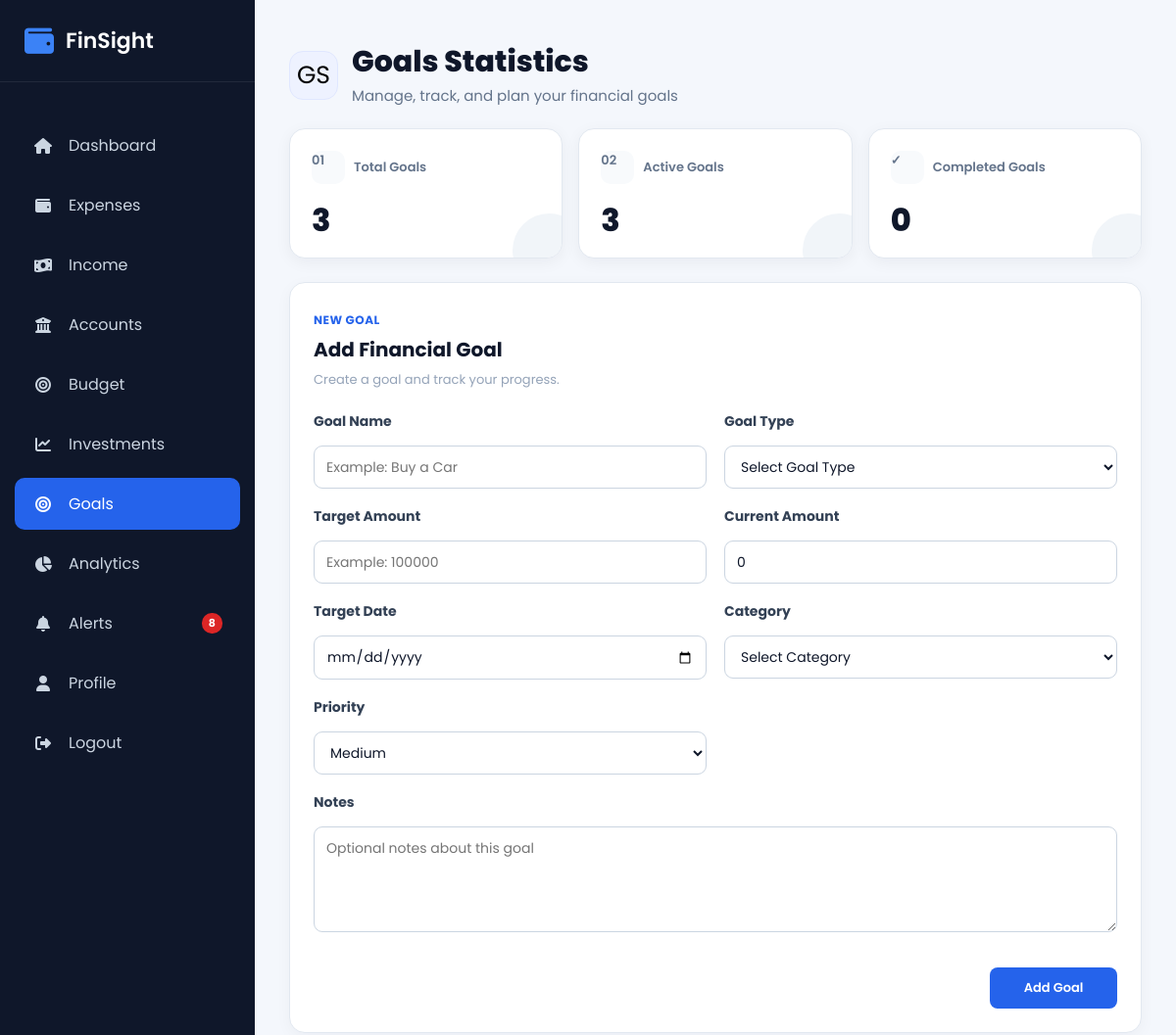
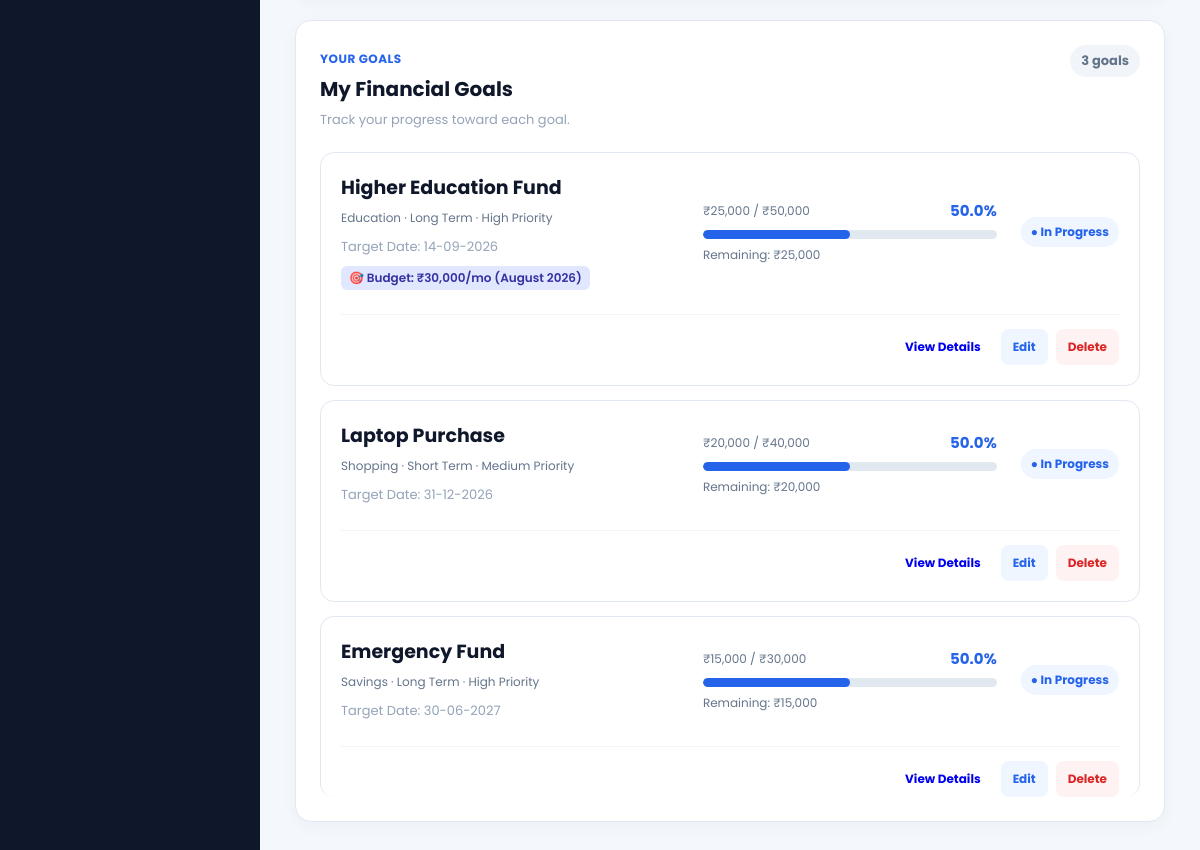
Screenshot of /goals (signed in) with the database file from the repository (2 pictures, top to bottom).
### models/goal.py (models this page shows, shortened)
class Goal(db.Model):
    __tablename__ = "goals"
    id = db.Column(
        db.Integer,
        primary_key=True
    )
    goal_name = db.Column(
        db.String(100),
        nullable=False
    )
    goal_type = db.Column(
        db.String(50),
        nullable=False
    )
    target_amount = db.Column(
        db.Float,
        nullable=False,
        default=0
    )
    current_amount = db.Column(
        db.Float,
        nullable=False,
        default=0
    )
    target_date = db.Column(
        db.Date,
        nullable=False
    )
    category = db.Column(
        db.String(50),
        nullable=False
    )
    priority = db.Column(
        db.String(20),
        nullable=False,
        default="Medium"
    )
    status = db.Column(
        db.String(30),
        nullable=False,
        default="In Progress"
    )
    notes = db.Column(
        db.Text
    )
    created_at = db.Column(
        db.DateTime,
        default=datetime.utcnow
    )
    updated_at = db.Column(
        db.DateTime,
        default=datetime.utcnow,
        onupdate=datetime.utcnow
    )
    user_id = db.Column(
        db.Integer,
        db.ForeignKey("users.id"),
        nullable=False
    )
    expenses = db.relationship(
        "Expense",
        back_populates="goal",
        lazy=True
    )

### models/budget.py (models this page shows)
class Budget(db.Model):
    __tablename__ = "budgets"
    id = db.Column(db.Integer, primary_key=True)
    monthly_budget = db.Column(db.Float, nullable=False)
    month = db.Column(db.String(20), nullable=False)
    year = db.Column(db.Integer, nullable=False)
    created_at = db.Column(
        db.DateTime,
        default=datetime.utcnow
    )
    user_id = db.Column(
        db.Integer,
        db.ForeignKey("users.id"),
        nullable=False
    )
    goal_id = db.Column(
        db.Integer,
        db.ForeignKey("goals.id"),
        nullable=True
    )
    goal = db.relationship(
        "Goal",
        backref=db.backref("budgets", lazy=True)
    )

### routes/goal.py (the view, shortened to what this page needs)
@goal.route("/goals", methods=["GET", "POST"])
@login_required
def goals():
    goals = Goal.query.filter_by(
        user_id=current_user.id
    ).order_by(
        Goal.target_date.asc()
    ).all()
    total_goals = len(goals)
    completed_goals = 0
    active_goals = 0
    for item in goals:
        if item.target_amount > 0:
            item.progress = round(
                (
                    item.current_amount
                    / item.target_amount
                ) * 100,
                2
            )
        else:
            item.progress = 0
        if item.progress > 100:
            item.progress = 100
        item.remaining_amount = max(
            item.target_amount
            - item.current_amount,
            0
        )
        if (
            item.target_amount > 0
            and item.current_amount
            >= item.target_amount
        ):
            item.status = "Completed"
            completed_goals += 1
        else:
            item.status = "In Progress"
            active_goals += 1
    return render_template(
        "goals.html",
        goals=goals,
        total_goals=total_goals,
        active_goals=active_goals,
        completed_goals=completed_goals
    )

### templates/goals.html (shortened to what this page needs)
{% extends "layout.html" %}
{% block css %}
<link
    rel="stylesheet"
    href="{{ url_for('static', filename='css/goal.css') }}"
>
{% endblock %}
{% block content %}
<div class="goal-page">
    <div class="goals-dashboard-header">
        <div class="goals-dashboard-icon">GS</div>
        <div>
            <h1>
                Goals Statistics
            </h1>
            <p>
                Manage, track, and plan your financial goals
            </p>
        </div>
    </div>
    <div class="goal-summary">
        <div class="goal-card">
            <div class="goal-card-label">
                <span class="goal-card-icon">01</span>
                <span>
                    Total Goals
                </span>
            </div>
            <h2>
                {{ total_goals }}
            </h2>
        </div>
        <div class="goal-card">
            <div class="goal-card-label">
                <span class="goal-card-icon">02</span>
                <span>
                    Active Goals
                </span>
            </div>
            <h2>
                {{ active_goals }}
            </h2>
        </div>
        <div class="goal-card">
            <div class="goal-card-label">
                <span class="goal-card-icon">
                    ✓
                </span>
                <span>
                    Completed Goals
                </span>
            </div>
            <h2>
                {{ completed_goals }}
            </h2>
        </div>
    </div>
    <div class="goal-box">
        <div class="goal-header">
            <div>
                <span class="section-kicker">
                    New Goal
                </span>
                <h2>
                    Add Financial Goal
                </h2>
                <p>
                    Create a goal and track your progress.
                </p>
            </div>
        </div>
        <form method="POST">
            <div class="goal-form-row">
                <div class="form-group">
                    <label>
                        Goal Name
                    </label>
                    <input
                        type="text"
                        name="goal_name"
                        placeholder="Example: Buy a Car"
                        required
                    >
                </div>
                <div class="form-group">
                    <label>
                        Goal Type
                    </label>
                    <select
                        name="goal_type"
                        required
                    >
                        <option value="">
                            Select Goal Type
                        </option>
                    </select>
                </div>
            </div>
            <div class="goal-form-row">
                <div class="form-group">
                    <label>
                        Target Amount
                    </label>
                    <input
                        type="number"
                        name="target_amount"
                        step="0.01"
                        min="0"
                        placeholder="Example: 100000"
                        required
                    >
                </div>
                <div class="form-group">
                    <label>
                        Current Amount
                    </label>
                    <input
                        type="number"
                        name="current_amount"
                        step="0.01"
                        min="0"
                        value="0"
                        required
                    >
                </div>
            </div>
            <div class="goal-form-row">
                <div class="form-group">
                    <label>
                        Target Date
                    </label>
                    <input
                        type="date"
                        name="target_date"
                        required
                    >
                </div>
                <div class="form-group">
                    <label>
                        Category
                    </label>
                    <select
                        name="category"
                        required
                    >
                        <option value="">
                            Select Category
                        </option>
                    </select>
                </div>
            </div>
            <div class="goal-form-row">
                <div class="form-group">
                    <label>
                        Priority
                    </label>
                    <select
                        name="priority"
                        required
                    >
                        <option value="Medium" selected>
                            Medium
                        </option>
                    </select>
                </div>
            </div>
            <div class="form-group">
                <label>
                    Notes
                </label>
                <textarea
                    name="notes"
                    rows="4"
                    placeholder="Optional notes about this goal"
                ></textarea>
            </div>
            <div class="goal-submit-row">
                <button
                    type="submit"
                    class="btn-primary"
                >
                    Add Goal
                </button>
            </div>
        </form>
    </div>
    <div class="goal-box">
        <div class="goal-header">
            <div>
                <span class="section-kicker">
                    Your Goals
                </span>
                <h2>
                    My Financial Goals
                </h2>
                <p>
                    Track your progress toward each goal.
                </p>
            </div>
            <span class="goal-list-count">
                {{ total_goals }} goals
            </span>
        </div>
        {% if goals %}
            {% for goal in goals %}
                <div class="goal-item">
                    <div class="goal-info">
                        <h3>
{{ goal.goal_name }}
                        </h3>
                        <p>
                            {{ goal.category }}
                            ·
                            {{ goal.goal_type }}
                            ·
                            {{ goal.priority }} Priority
                        </p>
                        <small>
                            Target Date:
                            {{ goal.target_date.strftime("%d-%m-%Y") }}
                        </small>
                        {% if goal.budgets and goal.budgets|length > 0 %}
                            <div style="margin-top: 6px;">
                                <span style="font-size: 12px; background: #e0e7ff; color: #3730a3; padding: 3px 8px; border-radius: 6px; font-weight: 600; display: inline-flex; align-items: center; gap: 4px;">
                                    🎯 Budget: ₹{{ "{:,.0f}".format(goal.budgets[0].monthly_budget) }}/mo ({{ goal.budgets[0].month }} {{ goal.budgets[0].year }})
                                </span>
                            </div>
                        {% endif %}
                    </div>
                    <div class="goal-progress">
                        <div class="goal-progress-top">
                            <span>
                                ₹{{ "{:,.0f}".format(
                                    goal.current_amount or 0
                                ) }}
                                /
                                ₹{{ "{:,.0f}".format(
                                    goal.target_amount or 0
                                ) }}
                            </span>
                            <strong>
                                {{ goal.progress or 0 }}%
                            </strong>
                        </div>
                        <div class="progress-bar">
                            <div
                                class="progress-fill"
                                style="width: {{ [goal.progress or 0, 100]|min }}%;"
                            ></div>
                        </div>
                        <small>
                            Remaining:
                            ₹{{ "{:,.0f}".format(
                                goal.remaining_amount or 0
                            ) }}
                        </small>
                    </div>
                    <div class="goal-status">
                        {% if goal.status == "Completed" %}
                            <span class="status-completed">
                                ✓ Completed
                            </span>
                        {% else %}
                            <span class="status-active">
                                ● In Progress
                            </span>
                        {% endif %}
                    </div>
                    <div class="goal-actions">
                        <a
                            href="{{ url_for(
                                'goal.goal_details',
                                id=goal.id
                            ) }}"
                            class="btn-details"
                        >
                            View Details
                        </a>
                        <a
                            href="{{ url_for(
                                'goal.edit_goal',
                                id=goal.id
                            ) }}"
                            class="btn-edit"
                        >
                            Edit
                        </a>
                        <a
                            href="{{ url_for(
                                'goal.delete_goal',
                                id=goal.id
                            ) }}"
                            class="btn-delete"
                            onclick="return confirm(
                                'Are you sure you want to delete this goal?'
                            )"
                        >
                            Delete
                        </a>
                    </div>
                </div>
            {% endfor %}
        {% endif %}
    </div>
</div>
{% endblock %}

### rows the page displays
Goal: goal_name "Higher Education Fund", category "Education", goal_type "Long Term", priority "High", target_date "14-09-2026", month "August", year "2026", current_amount "25,000", target_amount "50,000", progress "50.0", remaining_amount "25,000", status "● In Progress"
Budget: monthly_budget "30,000"
Goal: goal_name "Laptop Purchase", category "Shopping", goal_type "Short Term", priority "Medium", target_date "31-12-2026", current_amount "20,000", target_amount "40,000", progress "50.0", remaining_amount "20,000", status "● In Progress"
Goal: goal_name "Emergency Fund", category "Savings", goal_type "Long Term", priority "High", target_date "30-06-2027", current_amount "15,000", target_amount "30,000", progress "50.0", remaining_amount "15,000", status "● In Progress"

### other values shown
{{ unread_alerts_count }} "8"
{{ total_goals }} "3"
{{ active_goals }} "3"
{{ completed_goals }} "0"
